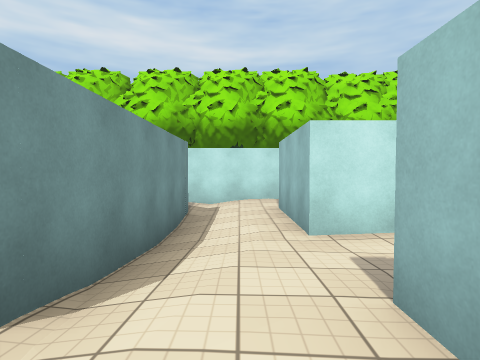
[1] (above)

17 first-person views from a walk through a scene from a Unity 3-D project. The camera is 1.3 m above the floor, tilts 2° down and sees 80° across. The floor is counted in squares, 2 m on a side. Each view is taken from the middle of a square. On the plan, view 1 faces up. The plan holds only what a view shows up to about 9 squares ahead; the rest is blank. The place goes on beyond the plan. The player character is not drawn. Some surface patterns are stand-ins.

[2]
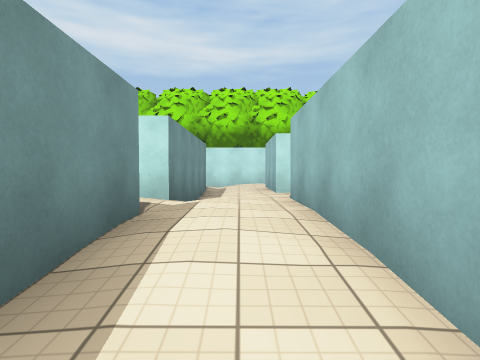

[3]
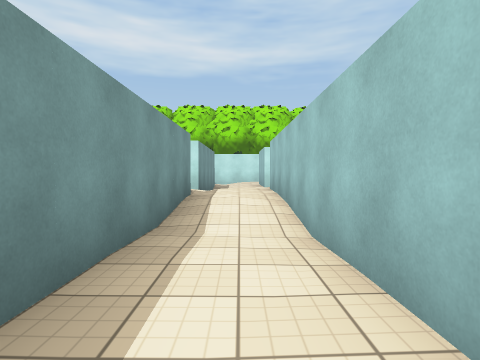

[4]
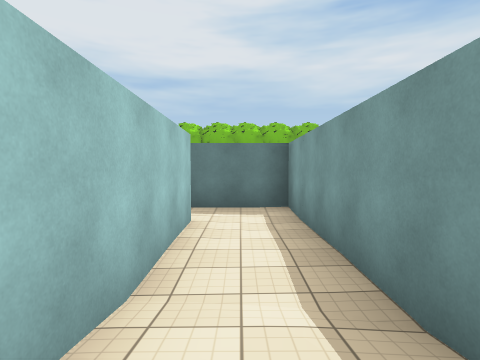

[5]
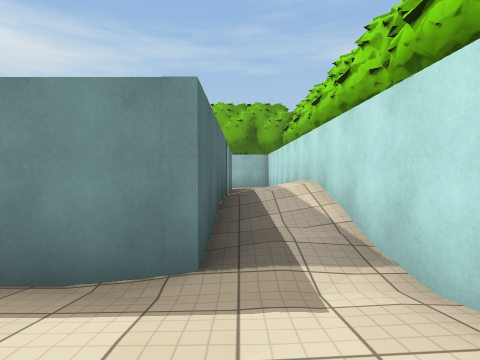

[6]
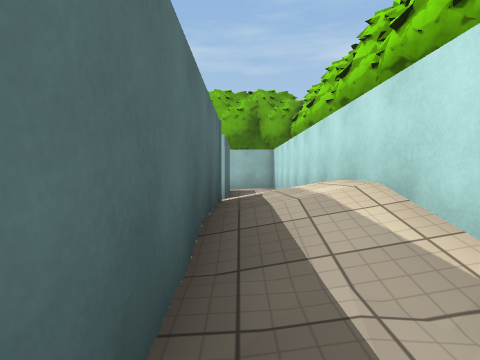

[7]
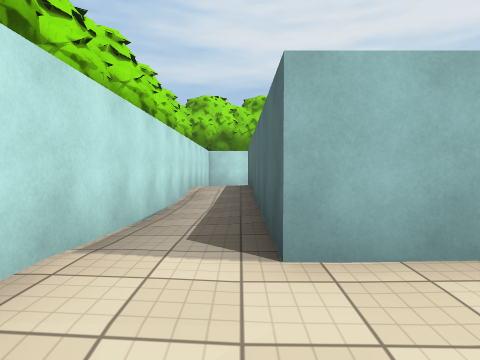

[8]
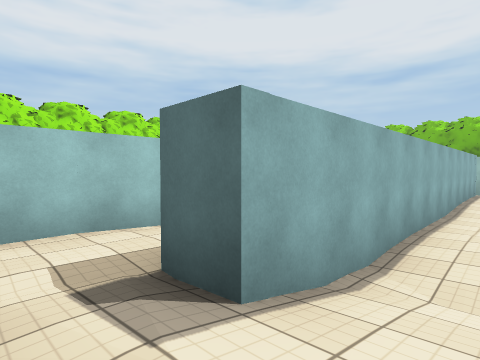

[9]
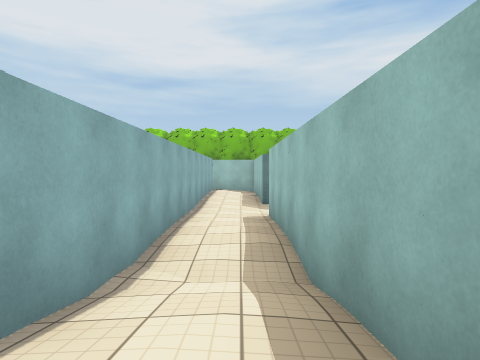

[10]
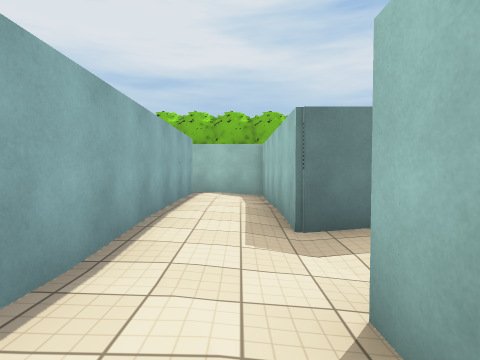

[11]
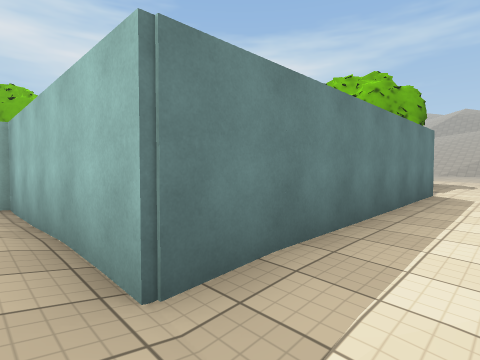

[12]
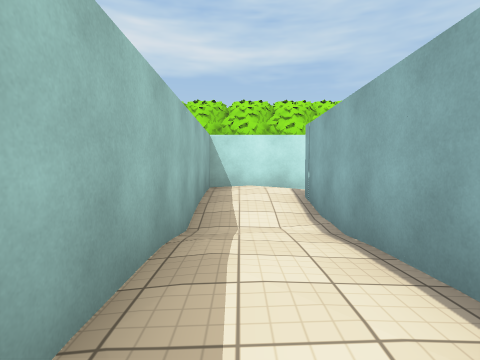

[13]
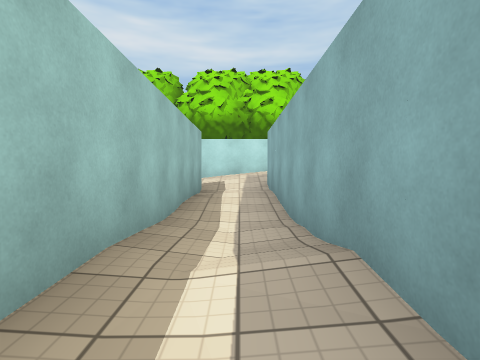

[14]
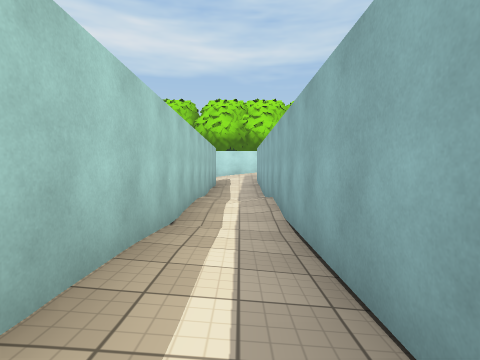

[15]
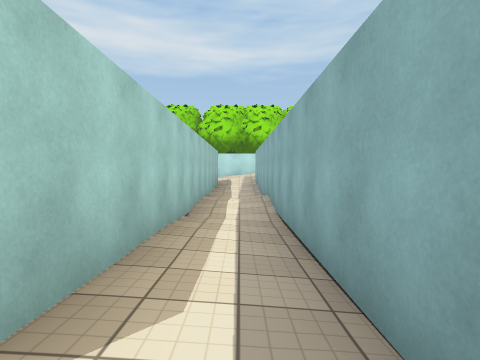

[16]
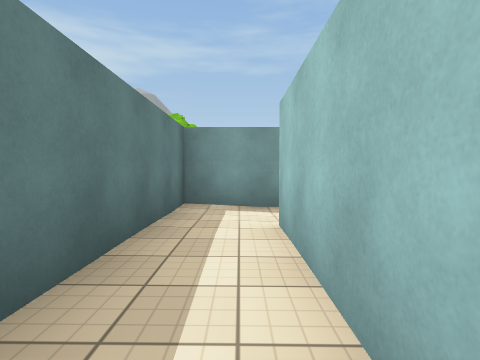

[17]
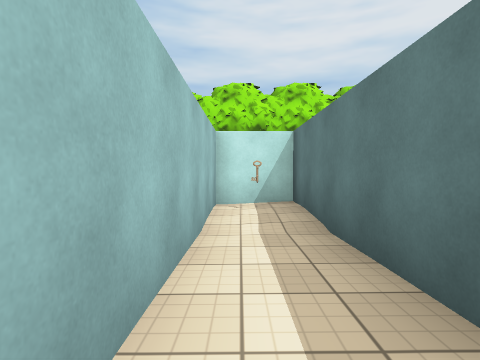

### Floor plan
Key: @ floor where view 1 was taken; # wall or solid block; . main floor; : floor 0.25 m higher than the main floor; + floor 0.5 m higher than the main floor; * floor 0.75 m higher than the main floor; / step, stairs or slope; ^ raised ledge; T tree; O other object.
Columns run from 7 left of view 1 to 8 right of it. Each row starts with its distance up from view 1.
 11            T T T
 10      TTTTTTTTTTT
  9 TTTTT
  8
  7 ###^############
  6 :+**/:.::##
  5 #:#####:##
  4 #:#   #:#
  3 #.#   #:##
  2 #.#####++
  1 #.##*+++#
  0 #.##+++@#
 -1 #.##:##+#
 -2 #.##.##:#
 -3 #.##:##.#
 -4 #.##.##.#
 -5 #.##.##.#######
 -6 .....##.::..:O#
 -7 :....##########
 -8 ####:#
 -9    #:#
-10    #:#
-11    #.:
-12    ###

Where each view was taken, in squares from view 1:
view 1: 0 up, 0 right, facing up
view 2: 3 down, 0 right, facing up
view 3: 6 down, 0 right, facing up
view 4: 1 down, 0 right, facing down
view 5: 6 up, 1 right, facing left
view 6: 6 up, 1 left, facing left
view 7: 6 up, 1 left, facing right
view 8: 1 up, 3 left, facing down-right
view 9: 1 up, 3 left, facing down
view 10: 4 down, 3 left, facing down
view 11: 6 down, 3 left, facing down-left
view 12: 5 down, 3 left, facing up
view 13: 1 down, 6 left, facing up
view 14: 5 down, 6 left, facing up
view 15: 6 down, 6 left, facing up
view 16: 6 down, 4 right, facing left
view 17: 6 down, 1 right, facing right
